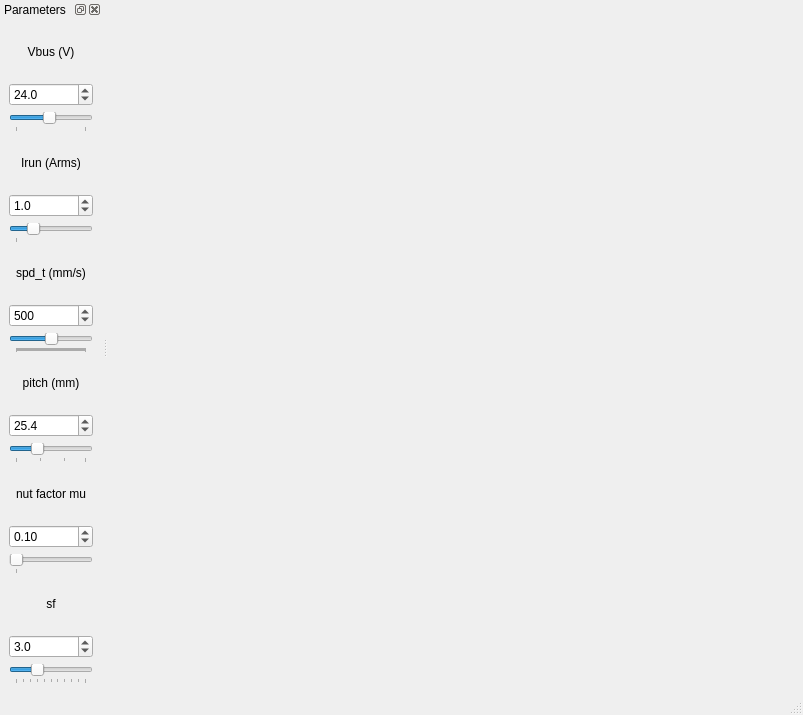
<?xml version="1.0" encoding="UTF-8"?>
<ui version="4.0">
 <class>MainWindow</class>
 <widget class="QMainWindow" name="MainWindow">
  <property name="geometry">
   <rect>
    <x>0</x>
    <y>0</y>
    <width>803</width>
    <height>715</height>
   </rect>
  </property>
  <property name="font">
   <font>
    <family>Arial</family>
   </font>
  </property>
  <property name="windowTitle">
   <string>MainWindow</string>
  </property>
  <widget class="QWidget" name="centralwidget">
   <layout class="QHBoxLayout" name="horizontalLayout">
    <item>
     <widget class="MPL_WIDGET" name="mplwidget" native="true"/>
    </item>
   </layout>
  </widget>
  <widget class="QMenuBar" name="menubar">
   <property name="geometry">
    <rect>
     <x>0</x>
     <y>0</y>
     <width>803</width>
     <height>26</height>
    </rect>
   </property>
  </widget>
  <widget class="QStatusBar" name="statusbar"/>
  <widget class="QDockWidget" name="settings">
   <property name="font">
    <font>
     <family>Arial</family>
    </font>
   </property>
   <property name="windowTitle">
    <string>Parameters</string>
   </property>
   <attribute name="dockWidgetArea">
    <number>1</number>
   </attribute>
   <widget class="QWidget" name="dockWidgetContents">
    <layout class="QVBoxLayout" name="verticalLayout">
     <item>
      <widget class="QLabel" name="label_vbus">
       <property name="font">
        <font>
         <family>Arial</family>
        </font>
       </property>
       <property name="text">
        <string>&lt;html&gt;&lt;head/&gt;&lt;body&gt;&lt;p align=&quot;center&quot;&gt;Vbus (V)&lt;/p&gt;&lt;/body&gt;&lt;/html&gt;</string>
       </property>
      </widget>
     </item>
     <item>
      <widget class="QDoubleSpinBox" name="SpinBox_vbus">
       <property name="decimals">
        <number>1</number>
       </property>
       <property name="minimum">
        <double>0.000000000000000</double>
       </property>
       <property name="maximum">
        <double>50.000000000000000</double>
       </property>
       <property name="singleStep">
        <double>0.100000000000000</double>
       </property>
       <property name="value">
        <double>24.000000000000000</double>
       </property>
      </widget>
     </item>
     <item>
      <widget class="QSlider" name="slider_vbus">
       <property name="statusTip">
        <string>Change the wave length of monochromatic light</string>
       </property>
       <property name="minimum">
        <number>0</number>
       </property>
       <property name="maximum">
        <number>50</number>
       </property>
       <property name="singleStep">
        <number>5</number>
       </property>
       <property name="pageStep">
        <number>5</number>
       </property>
       <property name="value">
        <number>24</number>
       </property>
       <property name="orientation">
        <enum>Qt::Horizontal</enum>
       </property>
       <property name="tickPosition">
        <enum>QSlider::TicksBelow</enum>
       </property>
       <property name="tickInterval">
        <number>50</number>
       </property>
      </widget>
     </item>
     <item>
      <widget class="QLabel" name="label_irun">
       <property name="text">
        <string>&lt;html&gt;&lt;head/&gt;&lt;body&gt;&lt;p align=&quot;center&quot;&gt;Irun (Arms)&lt;/p&gt;&lt;/body&gt;&lt;/html&gt;</string>
       </property>
      </widget>
     </item>
     <item>
      <widget class="QDoubleSpinBox" name="SpinBox_irun">
       <property name="statusTip">
        <string>Change the width of the rectangular aperture</string>
       </property>
       <property name="decimals">
        <number>1</number>
       </property>
       <property name="minimum">
        <double>0.000000000000000</double>
       </property>
       <property name="maximum">
        <double>4.000000000000000</double>
       </property>
       <property name="singleStep">
        <double>0.100000000000000</double>
       </property>
       <property name="value">
        <double>1.000000000000000</double>
       </property>
      </widget>
     </item>
     <item>
      <widget class="QSlider" name="slider_irun">
       <property name="statusTip">
        <string>Change the width of the rectangular aperture</string>
       </property>
       <property name="minimum">
        <number>0</number>
       </property>
       <property name="maximum">
        <number>4</number>
       </property>
       <property name="pageStep">
        <number>1</number>
       </property>
       <property name="value">
        <number>1</number>
       </property>
       <property name="sliderPosition">
        <number>1</number>
       </property>
       <property name="orientation">
        <enum>Qt::Horizontal</enum>
       </property>
       <property name="tickPosition">
        <enum>QSlider::TicksBelow</enum>
       </property>
       <property name="tickInterval">
        <number>10</number>
       </property>
      </widget>
     </item>
     <item>
      <widget class="QLabel" name="label_spd_t">
       <property name="text">
        <string>&lt;html&gt;&lt;head/&gt;&lt;body&gt;&lt;p align=&quot;center&quot;&gt;spd_t (mm/s)&lt;/p&gt;&lt;/body&gt;&lt;/html&gt;</string>
       </property>
      </widget>
     </item>
     <item>
      <widget class="QDoubleSpinBox" name="SpinBox_spd_t">
       <property name="statusTip">
        <string>change the height of the recatangular aperture</string>
       </property>
       <property name="decimals">
        <number>0</number>
       </property>
       <property name="minimum">
        <double>0.000000000000000</double>
       </property>
       <property name="maximum">
        <double>1000.000000000000000</double>
       </property>
       <property name="singleStep">
        <double>1.000000000000000</double>
       </property>
       <property name="value">
        <double>500.000000000000000</double>
       </property>
      </widget>
     </item>
     <item>
      <widget class="QSlider" name="slider_spd_t">
       <property name="statusTip">
        <string>change the height of the recatangular aperture</string>
       </property>
       <property name="minimum">
        <number>0</number>
       </property>
       <property name="maximum">
        <number>1000</number>
       </property>
       <property name="singleStep">
        <number>10</number>
       </property>
       <property name="pageStep">
        <number>100</number>
       </property>
       <property name="value">
        <number>500</number>
       </property>
       <property name="orientation">
        <enum>Qt::Horizontal</enum>
       </property>
       <property name="tickPosition">
        <enum>QSlider::TicksBelow</enum>
       </property>
       <property name="tickInterval">
        <number>10</number>
       </property>
      </widget>
     </item>
     <item>
      <widget class="QLabel" name="label_pitch">
       <property name="text">
        <string>&lt;html&gt;&lt;head/&gt;&lt;body&gt;&lt;p align=&quot;center&quot;&gt;pitch (mm)&lt;/p&gt;&lt;/body&gt;&lt;/html&gt;</string>
       </property>
      </widget>
     </item>
     <item>
      <widget class="QDoubleSpinBox" name="SpinBox_pitch">
       <property name="statusTip">
        <string>Change the side of the square-shaped screen</string>
       </property>
       <property name="decimals">
        <number>1</number>
       </property>
       <property name="minimum">
        <double>0.100000000000000</double>
       </property>
       <property name="maximum">
        <double>30.000000000000000</double>
       </property>
       <property name="singleStep">
        <double>0.100000000000000</double>
       </property>
       <property name="value">
        <double>25.399999999999999</double>
       </property>
      </widget>
     </item>
     <item>
      <widget class="QSlider" name="slider_pitch">
       <property name="statusTip">
        <string>Change the side of the square-shaped screen</string>
       </property>
       <property name="minimum">
        <number>1</number>
       </property>
       <property name="maximum">
        <number>30</number>
       </property>
       <property name="value">
        <number>10</number>
       </property>
       <property name="sliderPosition">
        <number>10</number>
       </property>
       <property name="orientation">
        <enum>Qt::Horizontal</enum>
       </property>
       <property name="tickPosition">
        <enum>QSlider::TicksBelow</enum>
       </property>
       <property name="tickInterval">
        <number>10</number>
       </property>
      </widget>
     </item>
     <item>
      <widget class="QLabel" name="label_mu">
       <property name="text">
        <string>&lt;html&gt;&lt;head/&gt;&lt;body&gt;&lt;p align=&quot;center&quot;&gt;nut factor mu&lt;/p&gt;&lt;/body&gt;&lt;/html&gt;</string>
       </property>
      </widget>
     </item>
     <item>
      <widget class="QDoubleSpinBox" name="SpinBox_mu">
       <property name="statusTip">
        <string>Change the focal length f2 of the lens L2</string>
       </property>
       <property name="decimals">
        <number>2</number>
       </property>
       <property name="minimum">
        <double>0.000000000000000</double>
       </property>
       <property name="maximum">
        <double>1.000000000000000</double>
       </property>
       <property name="singleStep">
        <double>0.010000000000000</double>
       </property>
       <property name="value">
        <double>0.100000000000000</double>
       </property>
      </widget>
     </item>
     <item>
      <widget class="QSlider" name="slider_mu">
       <property name="statusTip">
        <string>Change the focal length f2 of the lens L2</string>
       </property>
       <property name="minimum">
        <number>0</number>
       </property>
       <property name="maximum">
        <number>1</number>
       </property>
       <property name="singleStep">
        <number>0</number>
       </property>
       <property name="pageStep">
        <number>0</number>
       </property>
       <property name="value">
        <number>0</number>
       </property>
       <property name="orientation">
        <enum>Qt::Horizontal</enum>
       </property>
       <property name="tickPosition">
        <enum>QSlider::TicksBelow</enum>
       </property>
       <property name="tickInterval">
        <number>10</number>
       </property>
      </widget>
     </item>
     <item>
      <widget class="QLabel" name="label">
       <property name="text">
        <string>&lt;html&gt;&lt;head/&gt;&lt;body&gt;&lt;p align=&quot;center&quot;&gt;sf&lt;/p&gt;&lt;/body&gt;&lt;/html&gt;</string>
       </property>
      </widget>
     </item>
     <item>
      <widget class="QDoubleSpinBox" name="SpinBox_sf">
       <property name="decimals">
        <number>1</number>
       </property>
       <property name="maximum">
        <double>10.000000000000000</double>
       </property>
       <property name="singleStep">
        <double>0.100000000000000</double>
       </property>
       <property name="value">
        <double>3.000000000000000</double>
       </property>
      </widget>
     </item>
     <item>
      <widget class="QSlider" name="slider_sf">
       <property name="maximum">
        <number>10</number>
       </property>
       <property name="pageStep">
        <number>5</number>
       </property>
       <property name="value">
        <number>3</number>
       </property>
       <property name="orientation">
        <enum>Qt::Horizontal</enum>
       </property>
       <property name="tickPosition">
        <enum>QSlider::TicksBelow</enum>
       </property>
      </widget>
     </item>
    </layout>
   </widget>
  </widget>
 </widget>
 <customwidgets>
  <customwidget>
   <class>MPL_WIDGET</class>
   <extends>QWidget</extends>
   <header location="global">mplwidget</header>
   <container>1</container>
  </customwidget>
 </customwidgets>
 <resources/>
 <connections/>
</ui>
